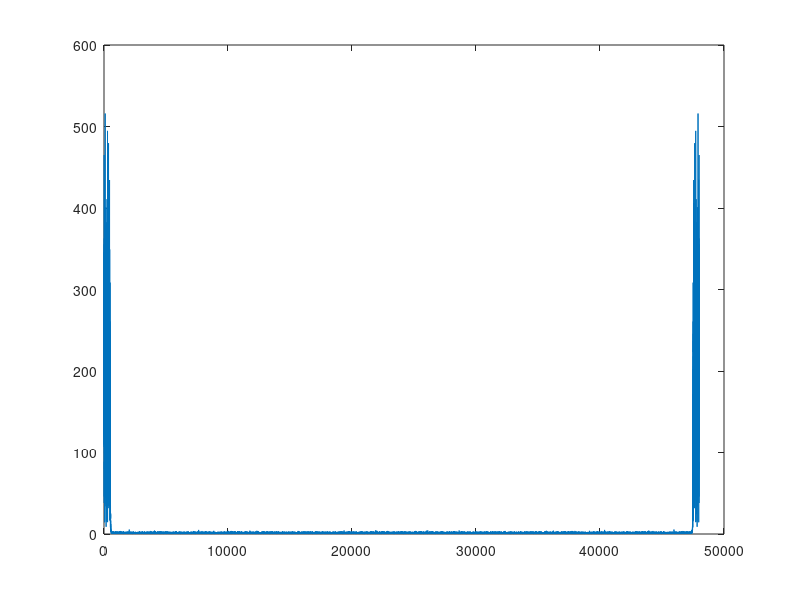

This figure's MATLAB source: (Note: this script raises an error after producing the figure.)
T = 48000;
x = randn(1,T);
gen_lpf  = firpm(1024,[0 900/48000 1100/48000 1], [1 1 0 0]);
x = filter(gen_lpf, 1, x);

plot(abs(fft(x)))

t = [0:T-1];

c6 = cos(2*pi*t/(48000/6000));
s6 = -sin(2*pi*t/(48000/6000));

c5 = cos(2*pi*t/(48000/500));
s5 = sin(2*pi*t/(48000/500));

Nlp = 122;
Nhp = 122;

lpf = firpm(Nlp,[0 450/48000 550/48000 1], [1 1 0 0]);
hpf = firpm(Nhp,[0 2.5/48000 7.5/48000 1], [0 0 1 1]);

inphase = c6.*x;
quadrature = s6.*x;

lpfin = filter(lpf, 1, inphase);
lpfqd = filter(lpf, 1, quadrature);

hlin = filter(hpf,1,lpfin);
hlqd = filter(hpf,1,lpfqd);

plot(abs(fft(hlin)))
